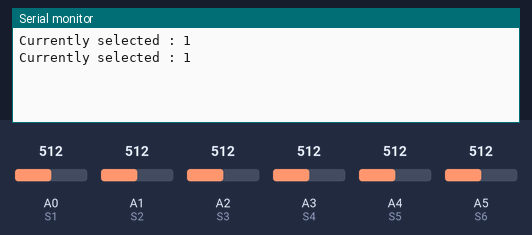
The sketch below on a simulated Arduino Uno, built with avr-gcc and run on an emulated ATmega328P. Shown: the last lines printed to the serial monitor. Inputs (shaded band) come from the test bench; at power-on: A0 (S1) = 512, A1 (S2) = 512, A2 (S3) = 512, A3 (S4) = 512, A4 (S5) = 512, A5 (S6) = 512.

Above: at 1.8 s.
1.9 s: A0 (S1) set to 1010
At 2.6 s:
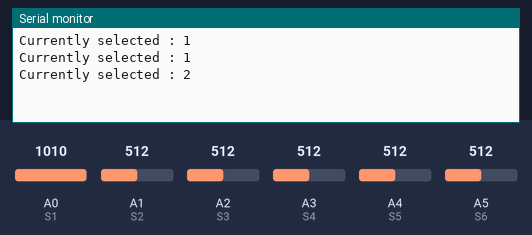
3.4 s: A1 (S2) set to 1010
At 4.7 s:
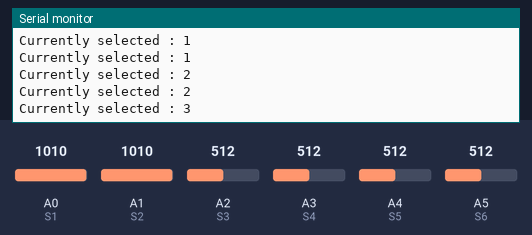
4.9 s: A2 (S3) set to 1010
At 5.8 s:
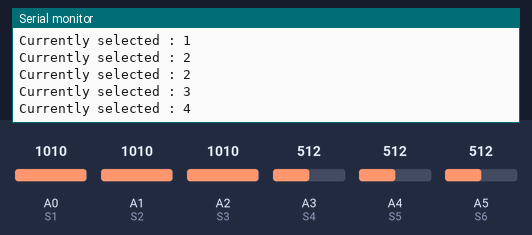
6.4 s: A3 (S4) set to 1010
At 7.7 s:
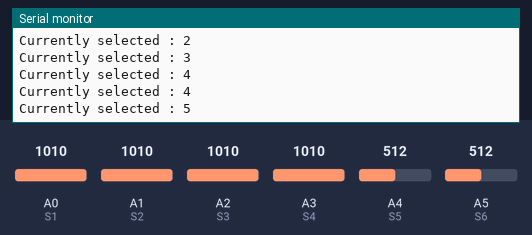
7.9 s: A4 (S5) set to 1010
At 8.6 s:
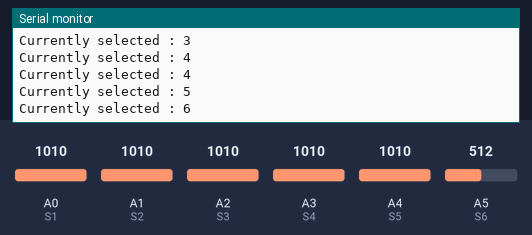
9.4 s: A5 (S6) set to 1010
At 10.8 s:
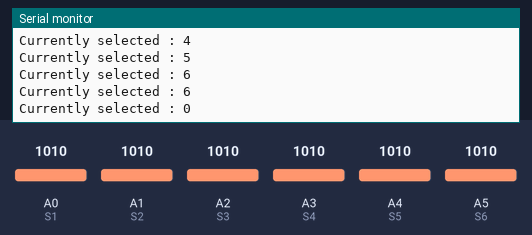
Timing chart, 0 to 11.9 s (numbered marks = the images above; inputs shaded):
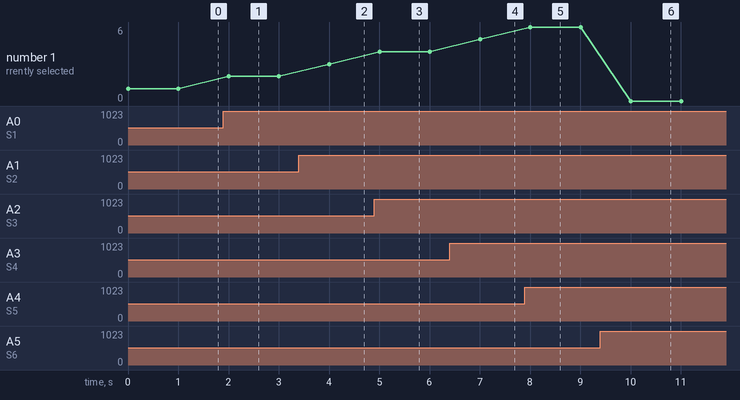

Measured:
- after the input at 1.9 s, the serial monitor: prints a new line after 0.10 s (image 1)
- after the input at 3.4 s, the serial monitor: prints a new line after 0.60 s (image 2)
- after the input at 4.9 s, the serial monitor: prints a new line after 0.10 s (image 3)
- after the input at 6.4 s, the serial monitor: prints a new line after 0.61 s (image 4)
- after the input at 7.9 s, the serial monitor: prints a new line after 0.11 s (image 5)
- after the input at 9.4 s, the serial monitor: prints a new line after 0.61 s (image 6)
- plotted number 1: 1 → 2 after the input at 1.9 s, 2 → 3 after the input at 3.4 s, 3 → 4 after the input at 4.9 s, 4 → 5 after the input at 6.4 s, 5 → 6 after the input at 7.9 s

The sketch:

selector.ino
```cpp
#define S1 A0
#define S2 A1
#define S3 A2
#define S4 A3
#define S5 A4
#define S6 A5

void setup() {
  pinMode(S1, INPUT_PULLUP);
  pinMode(S2, INPUT_PULLUP);
  pinMode(S3, INPUT_PULLUP);
  pinMode(S4, INPUT_PULLUP);
  pinMode(S5, INPUT_PULLUP);
  pinMode(S6, INPUT_PULLUP);

  Serial.begin(9600);
}

void loop() {
  // int v_s1 = analogRead(S1);
  // int v_s2 = analogRead(S2);
  // int v_s3 = analogRead(S3);
  // int v_s4 = analogRead(S4);
  // int v_s5 = analogRead(S5);
  // int v_s6 = analogRead(S6);

  // Serial.print("// 1: ");
  // Serial.print(v_s1);
  // Serial.print(" // 2: ");
  // Serial.print(v_s2);
  // Serial.print(" // 3: ");
  // Serial.print(v_s3);
  // Serial.print(" // 4: ");
  // Serial.print(v_s4);
  // Serial.print(" // 5: ");
  // Serial.print(v_s5);
  // Serial.print(" // 6: ");
  // Serial.print(v_s6);
  // Serial.println();

  Serial.print("Currently selected : ");
  Serial.println(currentlySelected());

  delay(1000);
}

int currentlySelected() {
  int v_s1 = analogRead(S1);
  int v_s2 = analogRead(S2);
  int v_s3 = analogRead(S3);
  int v_s4 = analogRead(S4);
  int v_s5 = analogRead(S5);
  int v_s6 = analogRead(S6);

  int THRESHOLD = 1000;

  if(v_s1 < THRESHOLD) return 1;
  else if(v_s2 < THRESHOLD) return 2;
  else if(v_s3 < THRESHOLD) return 3;
  else if(v_s4 < THRESHOLD) return 4;
  else if(v_s5 < THRESHOLD) return 5;
  else if(v_s6 < THRESHOLD) return 6;
  else return 0;
}
```
